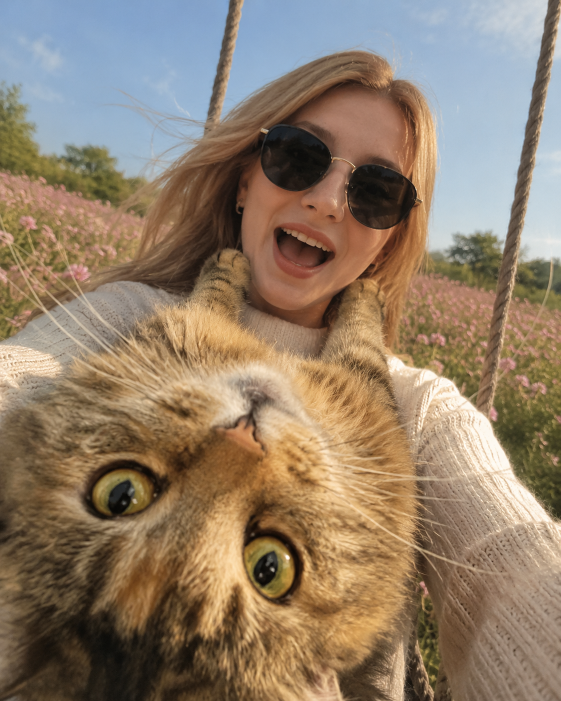
#> input picture tests/assets/sample.png, 1122 x 1402 px (shown at 1/2 size)
$ python cli_stress_test.py
#> lines starting #> are read from the running program, lines starting #| are printed output that depends on the picture
#!/usr/bin/env python3
"""Complete end-to-end stress test for the ``stashpix`` command-line interface.

This driver invokes the *real* CLI as a subprocess (``python -m stashpix.cli``)
against an isolated temporary registry, and runs a full battery of scenarios:

  * argparse / UX (help, missing args, exit codes)
  * lossless round-trips (LSB full recovery, unicode, message-file, auto-max copies)
  * key handling (correct vs. wrong key)
  * graceful degradation under lossy attacks (JPEG, resize) -> robust ID + registry
  * geometric recovery (sub-image paste) via ``extract-geo`` (SIFT)
  * partial occlusion tolerance
  * visible watermark verify (correct / wrong text / wrong key)
  * internationalization (--lang en / hu)
  * error handling (lossy input, missing file, empty extract)

Critical cases affect the exit code; "best-effort" robustness cases are reported
but never fail the run (they document real-world limits of the attacks).

Usage:
    python scripts/cli_stress_test.py [--keep] [--lang en|hu]
"""

from __future__ import annotations

import argparse
import os
import shutil
import subprocess
import sys
import tempfile
import time
from pathlib import Path

import numpy as np
from PIL import Image, ImageDraw

try:
    import cv2
except ImportError:
    cv2 = None

ROOT = Path(__file__).resolve().parent.parent
SRC = ROOT / "src"
SAMPLE = ROOT / "tests" / "assets" / "sample.png"

MESSAGE = "Titkos uzenet — 2026 ✓ αβγ δ RÉGI-új #steg"
KEY = "s3cr3t-kulcs!"
VISIBLE = "(c) stashpix 2026"

# ----------------------------------------------------------------------------- infra

class Report:
    def __init__(self) -> None:
        self.rows: list[tuple[str, bool, bool, str]] = []  # name, ok, critical, detail

    # [6 lines left out: function add, not called in this run]

    def summary(self) -> int:
        total = len(self.rows)
        passed = sum(1 for _, ok, _, _ in self.rows if ok)
        crit_fail = [n for n, ok, c, _ in self.rows if not ok and c]
        soft_fail = [n for n, ok, c, _ in self.rows if not ok and not c]
        print("\n" + "=" * 68)
        print(f"  RESULT: {passed}/{total} passed  |  "
              f"{len(crit_fail)} critical fail  |  {len(soft_fail)} best-effort miss")
        if crit_fail:
            print("  Critical failures:")
            for n in crit_fail:
                print(f"    - {n}")
        if soft_fail:
            print("  Best-effort misses (documented limits, non-fatal):")
            for n in soft_fail:
                print(f"    - {n}")
        print("=" * 68)
        return 1 if crit_fail else 0


class Runner:
    def __init__(self, workdir: Path) -> None:
        self.workdir = workdir
        self.env = os.environ.copy()
        self.env["PYTHONPATH"] = str(SRC) + os.pathsep + self.env.get("PYTHONPATH", "")
        self.env["PYTHONIOENCODING"] = "utf-8"
        self.env["STASHPIX_REGISTRY"] = str(workdir / "registry.json")

    def cli(self, *args: str, lang: str | None = None):
        cmd = [sys.executable, "-m", "stashpix.cli"]
        if lang:
            cmd += ["--lang", lang]
        cmd += [str(a) for a in args]
        return subprocess.run(cmd, capture_output=True, text=True,
                              encoding="utf-8", env=self.env)


# ----------------------------------------------------------------------------- attacks

def jpeg(src: Path, dst: Path, quality: int) -> Path:
    Image.open(src).convert("RGB").save(dst, "JPEG", quality=quality)
    return dst


# [58 lines left out: functions resize, occlude, paste_into_scene, reframe_on_solid, rotated_occluded_scene, not called in this run]


# ----------------------------------------------------------------------------- fixtures

def make_photo(dst: Path, width: int = 512) -> Path:
#> called with width = 512
    img = Image.open(SAMPLE).convert("RGB")
#> img is the input picture: PIL image 1122x1402 RGB; mean R, G, B 144.6, 125.7, 105.2
    w, h = img.size
#> w = 1122; h = 1402
    img.resize((width, max(1, round(width * h / w))), Image.LANCZOS).save(dst)
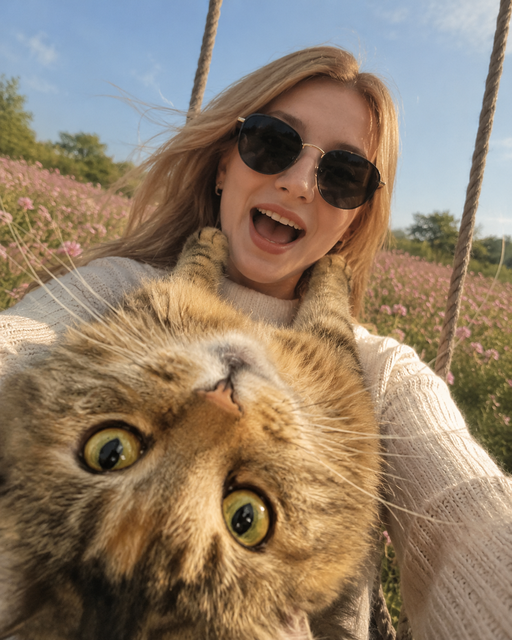
#> saved as photo.png: PIL image 512x640 RGB; mean R, G, B 144.6, 125.7, 105.2
    return dst


def make_noise(dst: Path, size=(300, 300)) -> Path:
#> called with size = (300, 300)
    rng = np.random.default_rng(0)
    arr = rng.integers(0, 256, (size[1], size[0], 3), dtype=np.uint8)
    Image.fromarray(arr, "RGB").save(dst)
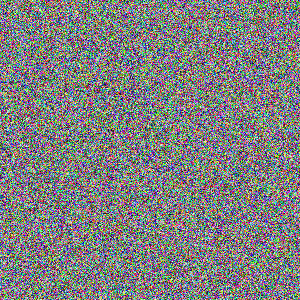
#> saved as noise.png: PIL image 300x300 RGB; mean R, G, B 126.9, 127.2, 127.4
    return dst


def read(path: Path) -> str:
    return path.read_text(encoding="utf-8") if path.exists() else ""


# ----------------------------------------------------------------------------- scenarios

def run_all(r: Runner, rep: Report, wd: Path) -> None:
    photo = make_photo(wd / "photo.png")
    noise = make_noise(wd / "noise.png")

    # ---- A. argparse / UX -------------------------------------------------
    print("\n[A] Argparse / UX")
    p = r.cli("--help")
    rep.add("--help exits 0 and lists subcommands",
            p.returncode == 0 and "embed" in p.stdout and "extract" in p.stdout,
            detail=f"rc={p.returncode}")
    p = r.cli()
    rep.add("no subcommand -> argparse error (rc=2)", p.returncode == 2,
            detail=f"rc={p.returncode}")
    p = r.cli("embed", "-i", str(photo))
    rep.add("embed without required args -> rc=2", p.returncode == 2,
            detail=f"rc={p.returncode}")

    # ---- B. lossless round-trips -----------------------------------------
    print("\n[B] Lossless round-trips (LSB full recovery)")
    stego_photo = wd / "stego_photo.png"
    p = r.cli("embed", "-i", photo, "-o", stego_photo, "-m", MESSAGE, "-k", KEY,
              "--visible-text", VISIBLE, lang="en")
    rep.add("embed (photo + key + visible) rc=0", p.returncode == 0 and stego_photo.exists(),
            detail=f"rc={p.returncode}")
    out = wd / "rec.txt"
    p = r.cli("extract", "-i", stego_photo, "-k", KEY, "--output-file", out,
              "--show-info", lang="en")
    rep.add("extract clean -> exact message via LSB",
            p.returncode == 0 and read(out) == MESSAGE and "layer_key: lsb" in p.stdout,
            detail=f"rc={p.returncode}")

    # high-redundancy copies on high-capacity noise + long message (within capacity)
    long_msg = ("STRESS-" * 40).strip()
    stego_n = wd / "stego_noise.png"
    p = r.cli("embed", "-i", noise, "-o", stego_n, "-m", long_msg, "-k", KEY,
              "--copies", "16", lang="en")
    rep.add("embed noise, copies=16 (high redundancy), long msg rc=0",
            p.returncode == 0 and stego_n.exists(), detail=f"rc={p.returncode}")
    out2 = wd / "rec_long.txt"
    p = r.cli("extract", "-i", stego_n, "-k", KEY, "--output-file", out2, "--show-info",
              lang="en")
    rep.add("extract long message from noise (16 copies) -> exact",
            p.returncode == 0 and read(out2) == long_msg, detail=f"rc={p.returncode}")

    # message-file + unicode
    msgfile = wd / "msg.txt"
    multiline = "Sor 1: αβγ\nSor 2: ✓✓✓\nSor 3: vége."
    msgfile.write_text(multiline, encoding="utf-8")
    stego_f = wd / "stego_file.png"
    p = r.cli("embed", "-i", photo, "-o", stego_f, "--message-file", msgfile, lang="en")
    out3 = wd / "rec_file.txt"
    r.cli("extract", "-i", stego_f, "--output-file", out3, lang="en")
    rep.add("message-file (multiline unicode) round-trip", read(out3) == multiline)

    # ---- C. key handling --------------------------------------------------
    print("\n[C] Key handling")
    out_wrong = wd / "rec_wrong.txt"
    p = r.cli("extract", "-i", stego_photo, "-k", "WRONG-KEY", "--output-file", out_wrong,
              lang="en")
    rep.add("wrong key does NOT recover the message",
            p.returncode == 2 and read(out_wrong) != MESSAGE,
            detail=f"rc={p.returncode}")

    # ---- D. lossy attacks -> robust ID + registry -------------------------
    print("\n[D] Lossy attacks -> graceful degradation (robust ID + registry)")
    j85 = jpeg(stego_photo, wd / "atk_jpeg85.jpg", 85)
    p = r.cli("extract", "-i", j85, "-k", KEY, "--show-info", lang="en")
    rep.add("JPEG q85: LSB dead, robust recovers message",
            p.returncode == 0 and MESSAGE in p.stdout and "layer_key: robust" in p.stdout,
            detail=f"rc={p.returncode}")

    j60 = jpeg(stego_photo, wd / "atk_jpeg60.jpg", 60)
    p = r.cli("extract", "-i", j60, "-k", KEY, "--show-info", lang="en")
    rep.add("JPEG q60: robust recovers message",
            p.returncode == 0 and MESSAGE in p.stdout,
            detail=f"rc={p.returncode}", critical=False)

    rs = resize(stego_photo, wd / "atk_resize.png", 0.75)
    p = r.cli("extract", "-i", rs, "-k", KEY, "--show-info", lang="en")
    rep.add("resize 75%: robust recovers message",
            p.returncode == 0 and MESSAGE in p.stdout,
            detail=f"rc={p.returncode}")

    # ---- E. geometric (sub-image paste) via extract-geo -------------------
    # Use the structured photo stashpix as the sub-image (SIFT needs real features;
    # pure random noise has no scale-stable keypoints).
    print("\n[E] Geometric recovery (SIFT sub-image)")
    scene = paste_into_scene(stego_photo, wd / "scene.png", canvas=(900, 820),
                             offset=(120, 90), scale=1.0)
    p = r.cli("extract-geo", "-i", scene, "-r", stego_photo, "-k", KEY, "--show-info",
              lang="en")
    geo_ok = p.returncode == 0 and MESSAGE in p.stdout
    rep.add("sub-image pasted into scene -> extract-geo recovers", geo_ok,
            detail=f"rc={p.returncode}", critical=False)

    scene2 = paste_into_scene(stego_photo, wd / "scene2.png", canvas=(900, 820),
                              offset=(150, 60), scale=0.9)
    p = r.cli("extract-geo", "-i", scene2, "-r", stego_photo, "-k", KEY, lang="en")
    rep.add("sub-image scaled 0.9 + pasted -> extract-geo recovers",
            p.returncode == 0 and MESSAGE in p.stdout,
            detail=f"rc={p.returncode}", critical=False)

    # reference-free blind recovery: reframed on a solid background (no rotation)
    frame_png = reframe_on_solid(stego_photo, wd / "reframe.png")
    p = r.cli("extract", "-i", frame_png, "-k", KEY, "--show-info", lang="en")
    rep.add("blind (no reference): reframed on solid bg -> recovers",
            p.returncode == 0 and MESSAGE in p.stdout and "blind_geo" in p.stdout,
            detail=f"rc={p.returncode}")
    frame_jpg = reframe_on_solid(stego_photo, wd / "reframe.jpg", as_jpeg=True)
    p = r.cli("extract", "-i", frame_jpg, "-k", KEY, lang="en")
    rep.add("blind (no reference): reframed on solid bg + JPEG -> recovers",
            p.returncode == 0 and MESSAGE in p.stdout,
            detail=f"rc={p.returncode}", critical=False)

    # auto registry image-match: rotated + occluded sub-image, NO reference given.
    # The engine matches it against stored references (SIFT) and self-recovers.
    if cv2 is not None:
        big = make_photo(wd / "big.png", width=960)
        big_stego = wd / "big_stego.png"
        r.cli("embed", "-i", big, "-o", big_stego, "-m", MESSAGE, "-k", KEY, lang="en")
        hard = rotated_occluded_scene(big_stego, wd / "hard.jpg", angle=18.0,
                                      occ_frac=0.30, scale=0.8)
        p = r.cli("extract", "-i", hard, "-k", KEY, "--show-info", lang="en")
        rep.add("auto-match (no reference): rotated+occluded sub-image -> recovers",
                p.returncode == 0 and MESSAGE in p.stdout and "auto_ref" in p.stdout,
                detail=f"rc={p.returncode}")

    # ---- F. partial occlusion --------------------------------------------
    print("\n[F] Partial occlusion")
    occ = occlude(stego_photo, wd / "atk_occ.png", 0.30)
    p = r.cli("extract", "-i", occ, "-k", KEY, lang="en")
    rep.add("30% center occlusion -> robust majority-vote recovers",
            p.returncode == 0 and MESSAGE in p.stdout,
            detail=f"rc={p.returncode}", critical=False)

    # ---- G. visible watermark verify -------------------------------------
    print("\n[G] Visible watermark verify")
    p = r.cli("verify-visible", "-i", stego_photo, "-t", VISIBLE, "-k", KEY, lang="en")
    rep.add("verify correct text+key -> present (rc=0)", p.returncode == 0,
            detail=f"rc={p.returncode}")
    p = r.cli("verify-visible", "-i", stego_photo, "-t", "WRONG TEXT", "-k", KEY, lang="en")
    rep.add("verify wrong text -> absent (rc=2)", p.returncode == 2,
            detail=f"rc={p.returncode}")
    p = r.cli("verify-visible", "-i", stego_photo, "-t", VISIBLE, "-k", "WRONG", lang="en")
    rep.add("verify wrong key -> absent (rc=2)", p.returncode == 2,
            detail=f"rc={p.returncode}", critical=False)
    vj = jpeg(stego_photo, wd / "vis_jpeg.jpg", 80)
    p = r.cli("verify-visible", "-i", vj, "-t", VISIBLE, "-k", KEY, lang="en")
    rep.add("verify after JPEG q80 -> still present", p.returncode == 0,
            detail=f"rc={p.returncode}", critical=False)

    # ---- H. i18n ----------------------------------------------------------
    print("\n[H] Internationalization")
    pen = r.cli("extract", "-i", stego_photo, "-k", KEY, lang="en")
    phu = r.cli("extract", "-i", stego_photo, "-k", KEY, lang="hu")
    rep.add("english vs hungarian output differ (localized)",
            pen.returncode == 0 and phu.returncode == 0 and pen.stdout != phu.stdout)

    # ---- I. error handling ------------------------------------------------
    print("\n[I] Error handling")
    badjpg = jpeg(photo, wd / "cover.jpg", 90)
    p = r.cli("embed", "-i", badjpg, "-o", wd / "x.png", "-m", "hi", lang="en")
    rep.add("lossy JPEG input for LSB -> error (rc=1)", p.returncode == 1,
            detail=f"rc={p.returncode}")
    p = r.cli("embed", "-i", wd / "does_not_exist.png", "-o", wd / "y.png",
              "-m", "hi", lang="en")
    rep.add("missing input file -> error (rc=1)", p.returncode == 1,
            detail=f"rc={p.returncode}")
    p = r.cli("extract", "-i", photo, "-k", KEY, lang="en")
    rep.add("extract on plain cover -> nothing found (rc=2)", p.returncode == 2,
            detail=f"rc={p.returncode}")
    # capacity overflow: many copies of a long message on a small cover
    p = r.cli("embed", "-i", noise, "-o", wd / "overflow.png",
              "-m", ("X" * 2000), "-k", KEY, "--copies", "200", lang="en")
    rep.add("capacity overflow (copies*msg > cover) -> error (rc=1)",
            p.returncode == 1, detail=f"rc={p.returncode}")
    # .jpg output is coerced to .png for lossless LSB storage
    jout = wd / "coerced.jpg"
    p = r.cli("embed", "-i", photo, "-o", jout, "-m", "coerce", lang="en")
    rep.add("lossy .jpg output coerced to .png",
            p.returncode == 0 and (wd / "coerced.png").exists() and not jout.exists(),
            detail=f"rc={p.returncode}")


def main() -> int:
    ap = argparse.ArgumentParser()
    ap.add_argument("--keep", action="store_true", help="keep the temp workdir")
    args = ap.parse_args()

    if not SAMPLE.exists():
        print(f"missing sample asset: {SAMPLE}", file=sys.stderr)
        return 1

    wd = Path(tempfile.mkdtemp(prefix="stego_stress_"))
    print("=" * 68)
    print("  stashpix — COMPLETE CLI STRESS TEST")
    print(f"  workdir : {wd}")
    print(f"  python  : {sys.executable}")
    print("=" * 68)

    rep = Report()
    r = Runner(wd)
    t0 = time.time()
    try:
        run_all(r, rep, wd)
#> (the call stopped at in cli, `return subprocess.run(cmd, capture_output=True, text=True, encoding="u..`: subprocess is not available in this run)
    finally:
        code = rep.summary()
        print(f"  elapsed : {time.time() - t0:.1f}s")
        if args.keep:
            print(f"  kept    : {wd}")
        else:
            shutil.rmtree(wd, ignore_errors=True)
    return code


if __name__ == "__main__":
    raise SystemExit(main())
#> (the program exits here)

$ run again, with tests/assets/beach_horizon.png copied over tests/assets/sample.png
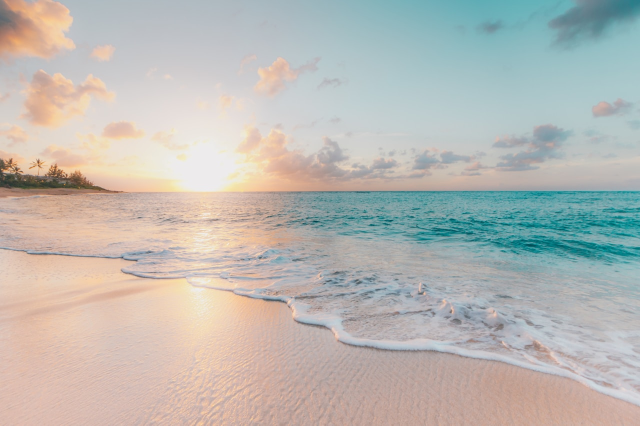
#> input picture tests/assets/beach_horizon.png, 1280 x 851 px (shown at 1/2 size)
#> in make_photo, img is the input picture: PIL image 1280x851 RGB; mean R, G, B 186.2, 184.8, 179.7
#> in make_photo, `img.resize((width, max(1, round(width * h / w))), Image.LANCZOS).save(..`:
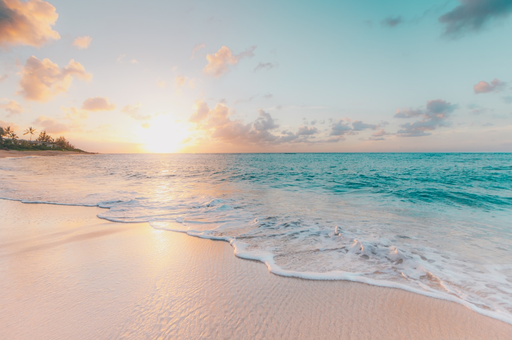
#> saved as photo.png: PIL image 512x340 RGB; mean R, G, B 186.2, 184.8, 179.7

$ run again, with tests/assets/food_detail.png copied over tests/assets/sample.png
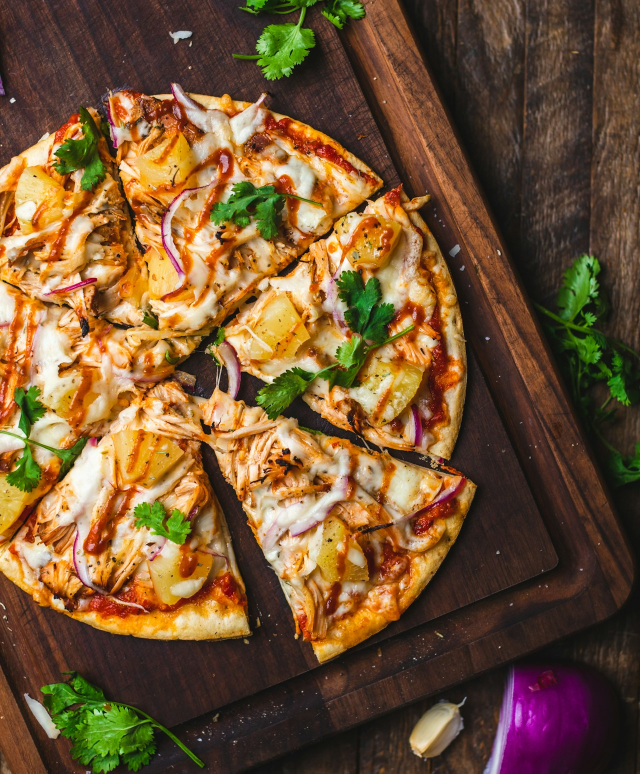
#> input picture tests/assets/food_detail.png, 1280 x 1547 px (shown at 1/2 size)
#> in make_photo, img is the input picture: PIL image 1280x1547 RGB; mean R, G, B 116.2, 85, 51.6
#> in make_photo, `img.resize((width, max(1, round(width * h / w))), Image.LANCZOS).save(..`:
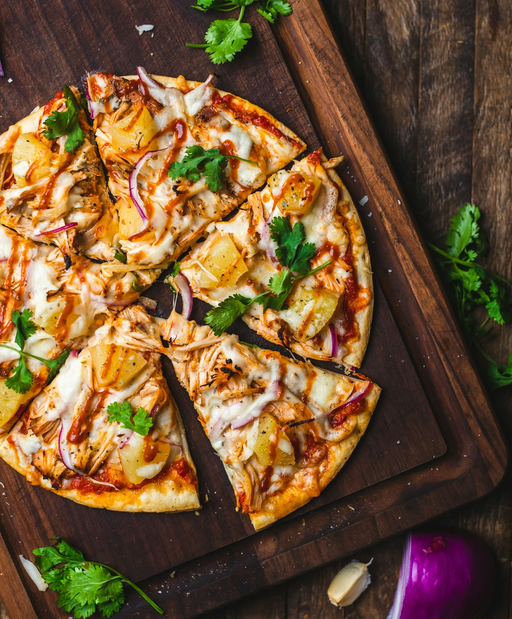
#> saved as photo.png: PIL image 512x619 RGB; mean R, G, B 116.2, 85, 51.7

$ run again, with tests/assets/forest_texture.png copied over tests/assets/sample.png
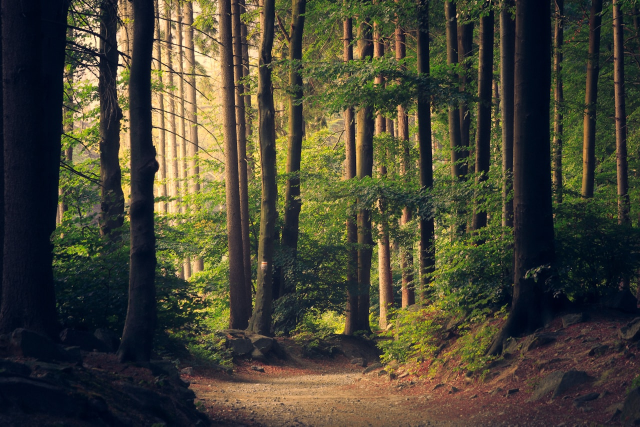
#> input picture tests/assets/forest_texture.png, 1280 x 853 px (shown at 1/2 size)
#> in make_photo, img is the input picture: PIL image 1280x853 RGB; mean R, G, B 70.6, 68.5, 52.7
#> in make_photo, `img.resize((width, max(1, round(width * h / w))), Image.LANCZOS).save(..`:
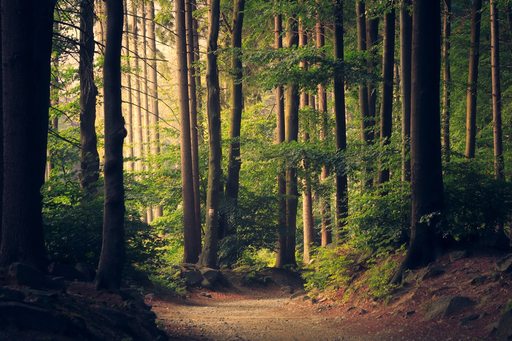
#> saved as photo.png: PIL image 512x341 RGB; mean R, G, B 70.6, 68.5, 52.7
